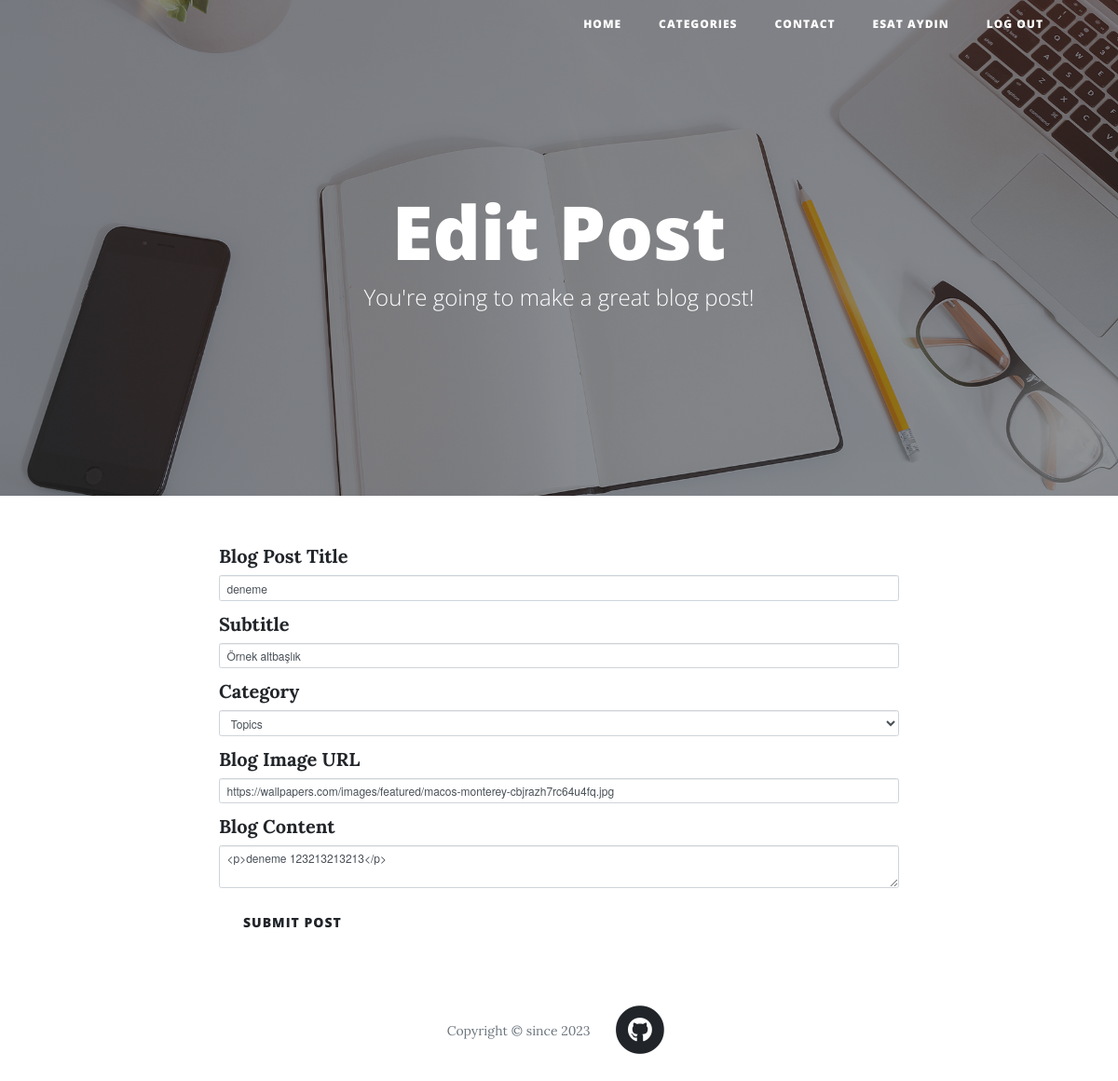
/edit-post/3 (signed in), run on the app's committed database.
### database.py (models this page shows)
class User(UserMixin, db.Model):
    __tablename__ = "users"
    id = db.Column(db.Integer, primary_key=True)
    name = db.Column(db.String(100), nullable=False)
    surname = db.Column(db.String(100), nullable=False)
    email = db.Column(db.String(120), unique=True, nullable=False)
    phone = db.Column(db.String(15), nullable=False)
    password = db.Column(db.String(200), nullable=False)
    posts = relationship("BlogPost", back_populates="author")
    comments = relationship("Comment", back_populates="comment_author")

class BlogPost(db.Model):
    __tablename__ = "posts"
    id = db.Column(db.Integer, primary_key=True)
    author_id = db.Column(db.Integer, db.ForeignKey("users.id"))
    author = relationship("User", back_populates="posts")
    title = db.Column(db.String(250), nullable=False)
    subtitle = db.Column(db.String(250), nullable=False)
    date = db.Column(db.String(250), nullable=False)
    body = db.Column(db.Text, nullable=False)
    category = db.Column(db.Text)
    like_num = db.Column(db.Integer)
    img_url = db.Column(db.String(250), nullable=False)
    likes = db.Column(db.String(250))
    comments = relationship("Comment", back_populates="parent_post", order_by="desc(Comment.like_num)")

### server.py (the view, shortened to what this page needs)
@app.route("/edit-post/<int:post_id>", methods=["GET", "POST", "PUT"])
@owner_only
def edit_post(post_id):
    post = db.session.query(BlogPost).get(post_id)
    edit_form = CreatePostForm(
        title=post.title,
        subtitle=post.subtitle,
        category=post.category,
        img_url=post.img_url,
        author=post.author,
        body=post.body
    )
    return render_template("make-post.html", form=edit_form, is_edit=post_id)

### forms.py
class CreatePostForm(FlaskForm):
    title = StringField("Blog Post Title", validators=[DataRequired()])
    subtitle = StringField("Subtitle", validators=[DataRequired()])
    category = SelectField("Category", choices=[('Movies', 'Movies'), ('Musics', 'Musics'), ('Topics', 'Topics')])
    img_url = StringField("Blog Image URL")
    body = CKEditorField("Blog Content", validators=[DataRequired()])
    submit = SubmitField("Submit Post")

### server.py (called while the page is built)
@login_manager.user_loader
def load_user(user_id):
    return User.query.get(int(user_id))

def owner_only(f):
    @wraps(f)
    def decorated_function(*args, **kwargs):
        post = db.session.query(BlogPost).get(int(kwargs['post_id']))
        try:
            comment = db.session.query(Comment).get(int(kwargs['comment_id']))
            if current_user.id != 1 and current_user.id != comment.comment_author.id:
                return abort(403)
        except:
            if current_user.is_authenticated:
                if current_user.id != 1 and current_user.id != post.author.id:
                    return abort(403)
            else:
                return abort(403)
            return f(*args, **kwargs)
        return f(*args, **kwargs)
    return decorated_function

### templates/make-post.html (shortened to what this page needs)
{% extends 'bootstrap/base.html' %}
{% import "bootstrap/wtf.html" as wtf %}
{% block content %}
{% include "header.html" %}
  <header class="masthead" style="background-image: url('{{ url_for('static', filename='img/edit-bg.jpg')}}')">
    <div class="overlay"></div>
    <div class="container">
      <div class="row">
        <div class="col-lg-8 col-md-10 mx-auto">
          <div class="page-heading">
            <h1>{% if is_edit %}
                  Edit Post
              {% else %}
                New Post
              {% endif %}
            </h1>
            <span class="subheading">You're going to make a great blog post!</span>
          </div>
        </div>
      </div>
    </div>
  </header>
  <div class="container">
    <div class="row">
      <div class="col-lg-8 col-md-10 mx-auto">
          {{ wtf.quick_form(form, novalidate=True) }}
      </div>
    </div>
  </div>
{% include "footer.html" %}
{% endblock %}

### templates/header.html (shortened to what this page needs)
<!DOCTYPE html>
<html lang="en">
<head>
  <link href="{{ url_for('static', filename='vendor/bootstrap/css/bootstrap.min.css') }}" rel="stylesheet">
  <link href="{{ url_for('static', filename='vendor/fontawesome-free/css/all.min.css')}}" rel="stylesheet" type="text/css">
  <link href="{{ url_for('static', filename='css/clean-blog.min.css')}}" rel="stylesheet">
</head>
<body>
  <nav class="navbar navbar-expand-lg navbar-light fixed-top" id="mainNav">
    <div class="container">
      <div class="collapse navbar-collapse" id="navbarResponsive">
        <ul class="navbar-nav ml-auto">
          <li class="nav-item">
            <a class="nav-link" href="/">Home</a>
          </li>
          <li class="nav-item">
            <a class="nav-link showCategories linkCursor">Categories</a>
          </li>
          <li class="nav-item">
            <a class="nav-link" href="/contact">Contact</a>
          </li>
          {% if not current_user.is_authenticated: %}
          <li class="nav-item showLogin">
            <a class="nav-link linkCursor">Account</a>
          </li>
          <li class="nav-item loginItem hide">
            <a class="nav-link" href="/login">Login</a>
          </li>
          <li class="nav-item loginItem hide">
            <a class="nav-link" href="/register">Register</a>
          </li>
          {% else %}
          <li class="nav-item">
            <a class="nav-link" href="{{ url_for('show_profile', user_id=current_user.id) }}">{{current_user.name}} {{current_user.surname}}</a>
          </li>
          <li class="nav-item">
            <a class="nav-link" href="{{ url_for('logout') }}">Log Out</a>
          </li>
          {% endif %}
        </ul>
      </div>
    </div>
  </nav>

### templates/header.html (style rules this page uses)
@media only screen and (min-width: 992px) { .showCategories { border-top-right-radius: 20px; border-top-left-radius: 20px; } }

### data on the page
User: name "ESAT", surname "AYDIN"
BlogPost: title "deneme", subtitle "Örnek altbaşlık", category "Topics", img_url "https://wallpapers.com/images/featured/macos-monterey-cbjrazh7rc64u4fq.jpg", body "<p>deneme 123213213213</p>"
